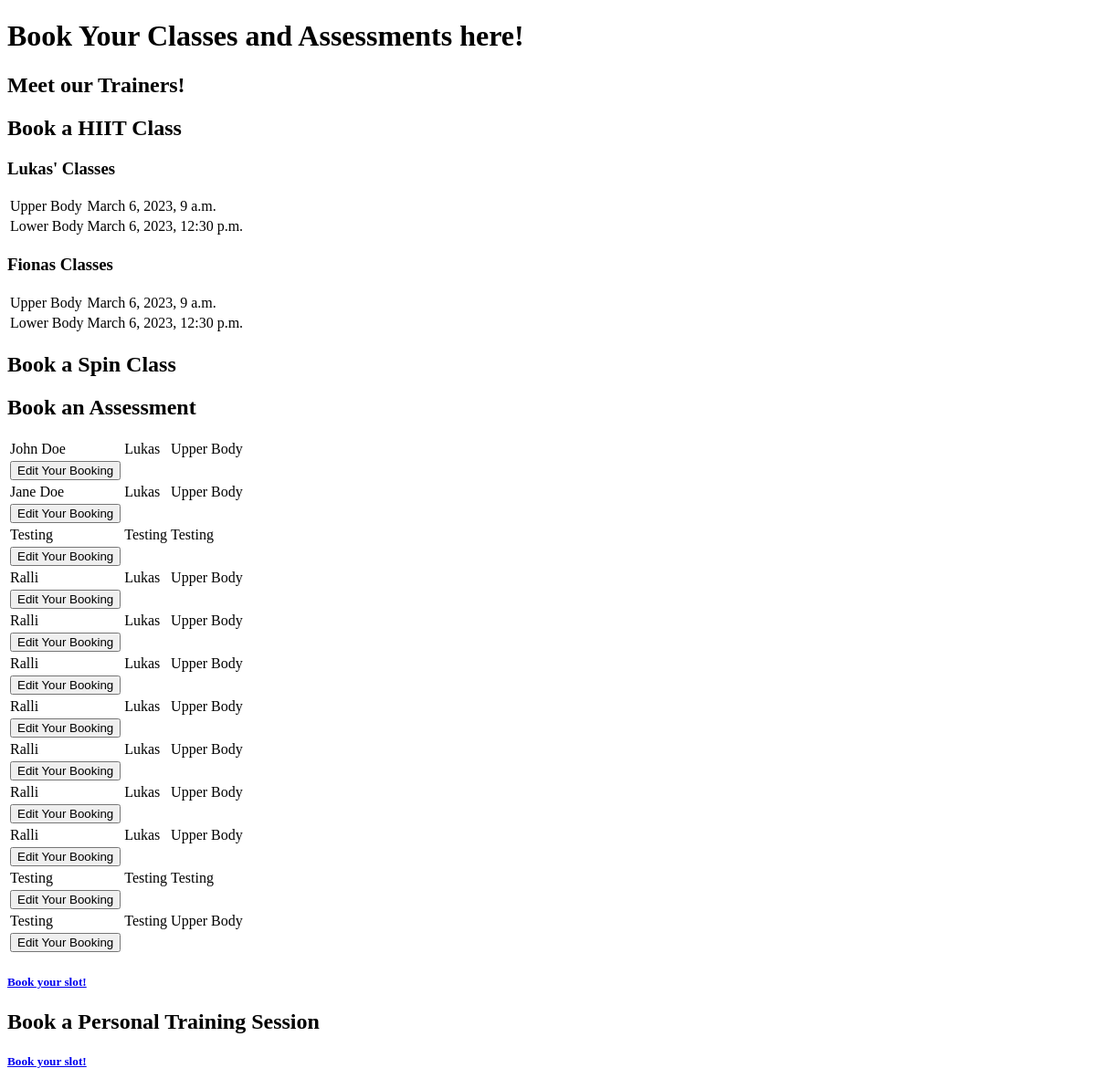
Page /booking on the earlier database version.
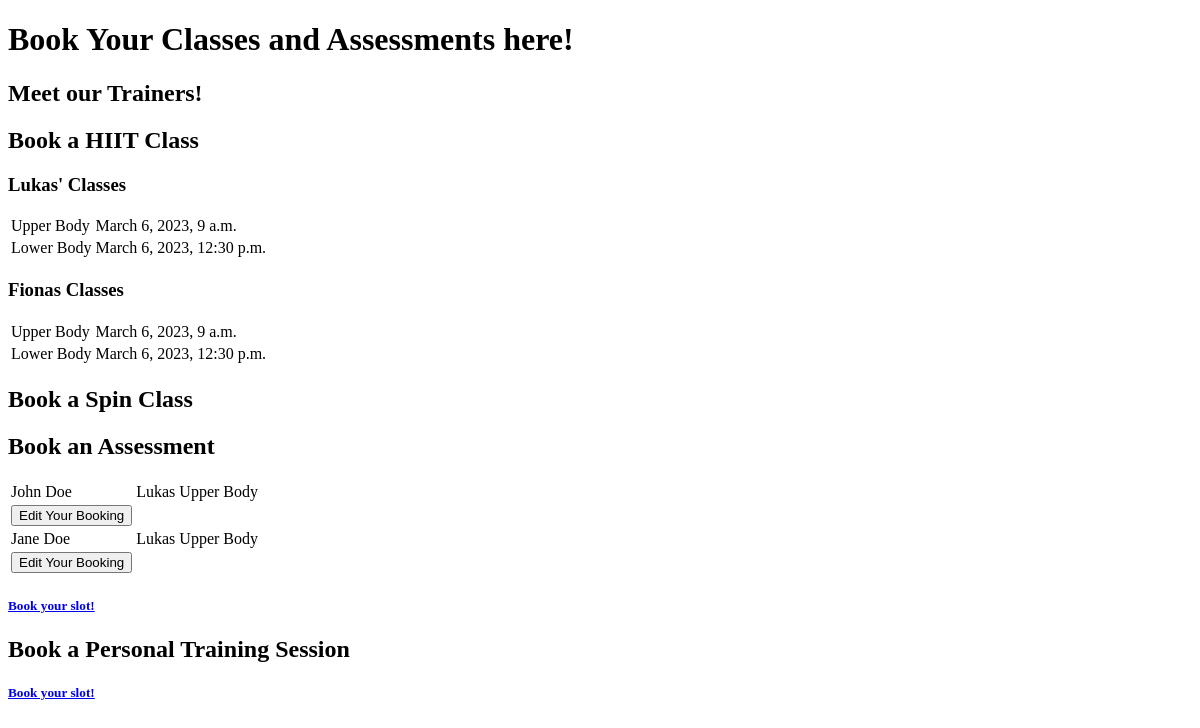
Same page on the later database version.
### home/models.py (models this page shows, shortened)
class hiitbook(models.Model):
    name = models.CharField(max_length=10, null=False, blank=False)
    focus = models.CharField(max_length=50, null=False, blank=False)
    time = models.DateTimeField(max_length=10)

class hittclasses(models.Model):
    name = models.CharField(max_length=10, null=False, blank=False)
    trainer = models.CharField(max_length=10, null=False, blank=False)
    focus = models.CharField(max_length=50, null=False, blank=False)

### home/views.py (the view)
# urls.py: path('booking', booking, name='booking'),
def booking(request):
    if request.method == 'POST':
        form = BookingForm(request.POST)
        if form.is_valid():
            form.save()
            return redirect("booking")
    hittclass = hittclasses.objects.all()
    hiitbooks = hiitbook.objects.all()
    context = {
        'hittclass': hittclass,
        'hiitclasses':  hiitbooks,
    }
    return render(request, "home/booking_page.html", context)

### home/templates/home/booking_page.html (shortened to what this page needs)
<!DOCTYPE html>
<html lang="en">
<head>
</head>
<body>
    <header>
        <h1>
            Book Your Classes and Assessments here!
        </h1>
        <h2>
            Meet our Trainers!
        </h2>
    </header>
    <section>
    <h2>
        Book a HIIT Class
    </h2>
    <h3>
        Lukas' Classes
    </h3>
    <table>
            {% for item in hiitclasses %}
                <tr>
                    <td>{{ item.focus }}</td>
                    <td>{{ item.time }}</td>
                </tr>
            {% endfor %}
    </table>
    <h3>
        Fionas Classes
    </h3>
    <table>
        {% for item in hiitclasses %}
            <tr>
                <td>{{ item.focus }}</td>
                <td>{{ item.time }}</td>
            </tr>
        {% endfor %}
    </table>
    </section>
    <section>
    <h2>
        Book a Spin Class
    </h2>
    </section>
    <section>
    <h2>
        Book an Assessment
    </h2>
    <table>
        {% for item in hittclass %}
            <tr>
                <td>{{ item.name }}</td>
                <td>{{ item.trainer }}</td>
                <td>{{ item.focus }}</td>
            </tr>
            <td>
                <a href="/editing/{{ item.id }}">
                    <button>
                        Edit Your Booking
                    </button>
                </a>
            </td>
        {% endfor %}
    </table>
    <h5>
        <a href="{% url 'bookingin' %}">Book your slot!</a>
    </h5>
    </section>
    <section>
    <h2>
        Book a Personal Training Session
    </h2>
    <h5>
        <a href="{% url 'bookingin' %}">Book your slot!</a>
    </h5>
    </section>
</body>
</html>

Differences in the rows shown:
removed hittclasses: name "Testing", trainer "Testing", focus "Testing"
removed hittclasses: name "Ralli", trainer "Lukas", focus "Upper Body"
removed hittclasses: name "Ralli", trainer "Lukas", focus "Upper Body"
removed hittclasses: name "Ralli", trainer "Lukas", focus "Upper Body"
removed hittclasses: name "Ralli", trainer "Lukas", focus "Upper Body"
removed hittclasses: name "Ralli", trainer "Lukas", focus "Upper Body"
removed hittclasses: name "Ralli", trainer "Lukas", focus "Upper Body"
removed hittclasses: name "Ralli", trainer "Lukas", focus "Upper Body"
removed hittclasses: name "Testing", trainer "Testing", focus "Testing"
removed hittclasses: name "Testing", trainer "Testing", focus "Upper Body"
